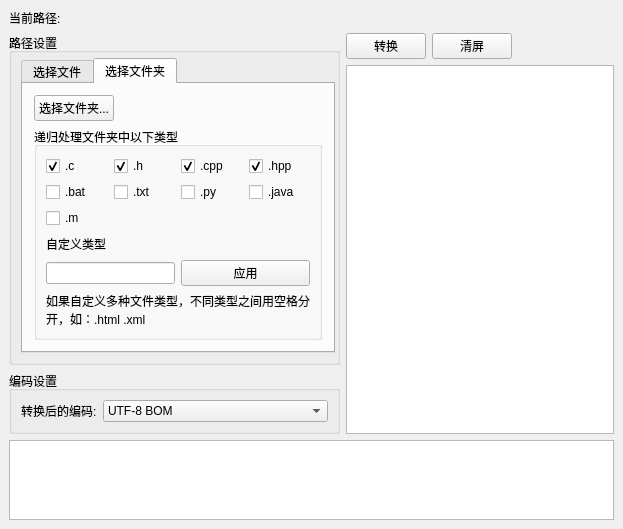
<?xml version="1.0" encoding="UTF-8"?>
<ui version="4.0">
 <class>MainWindow</class>
 <widget class="QMainWindow" name="MainWindow">
  <property name="geometry">
   <rect>
    <x>0</x>
    <y>0</y>
    <width>623</width>
    <height>529</height>
   </rect>
  </property>
  <property name="windowTitle">
   <string>编码转换工具V1.0.1(2024.12.28)</string>
  </property>
  <widget class="QWidget" name="centralwidget">
   <layout class="QVBoxLayout" name="verticalLayout" stretch="0,5,0">
    <item>
     <layout class="QHBoxLayout" name="horizontalLayout_4" stretch="0,1">
      <item>
       <widget class="QLabel" name="label_2">
        <property name="text">
         <string>当前路径:</string>
        </property>
       </widget>
      </item>
      <item>
       <widget class="QLabel" name="labelPath">
        <property name="text">
         <string/>
        </property>
       </widget>
      </item>
     </layout>
    </item>
    <item>
     <layout class="QHBoxLayout" name="horizontalLayout" stretch="0,1">
      <item>
       <layout class="QVBoxLayout" name="verticalLayout_9">
        <item>
         <widget class="QGroupBox" name="groupBoxPath">
          <property name="title">
           <string>路径设置</string>
          </property>
          <layout class="QVBoxLayout" name="verticalLayout_5">
           <property name="spacing">
            <number>2</number>
           </property>
           <property name="topMargin">
            <number>5</number>
           </property>
           <property name="rightMargin">
            <number>2</number>
           </property>
           <item>
            <widget class="QTabWidget" name="tabWidget">
             <property name="currentIndex">
              <number>1</number>
             </property>
             <widget class="QWidget" name="tab">
              <attribute name="title">
               <string>选择文件</string>
              </attribute>
              <layout class="QVBoxLayout" name="verticalLayout_7">
               <property name="leftMargin">
                <number>2</number>
               </property>
               <property name="topMargin">
                <number>2</number>
               </property>
               <property name="rightMargin">
                <number>2</number>
               </property>
               <property name="bottomMargin">
                <number>2</number>
               </property>
               <item>
                <widget class="QFrame" name="frame_2">
                 <property name="frameShape">
                  <enum>QFrame::NoFrame</enum>
                 </property>
                 <property name="frameShadow">
                  <enum>QFrame::Raised</enum>
                 </property>
                 <layout class="QHBoxLayout" name="horizontalLayout_2">
                  <item>
                   <widget class="QPushButton" name="btnChooseFile">
                    <property name="text">
                     <string>选择文件...</string>
                    </property>
                   </widget>
                  </item>
                  <item>
                   <spacer name="horizontalSpacer">
                    <property name="orientation">
                     <enum>Qt::Horizontal</enum>
                    </property>
                    <property name="sizeHint" stdset="0">
                     <size>
                      <width>40</width>
                      <height>20</height>
                     </size>
                    </property>
                   </spacer>
                  </item>
                 </layout>
                </widget>
               </item>
               <item>
                <spacer name="verticalSpacer">
                 <property name="orientation">
                  <enum>Qt::Vertical</enum>
                 </property>
                 <property name="sizeHint" stdset="0">
                  <size>
                   <width>20</width>
                   <height>40</height>
                  </size>
                 </property>
                </spacer>
               </item>
              </layout>
             </widget>
             <widget class="QWidget" name="tab_2">
              <attribute name="title">
               <string>选择文件夹</string>
              </attribute>
              <layout class="QVBoxLayout" name="verticalLayout_8">
               <property name="leftMargin">
                <number>2</number>
               </property>
               <property name="topMargin">
                <number>2</number>
               </property>
               <property name="rightMargin">
                <number>2</number>
               </property>
               <property name="bottomMargin">
                <number>2</number>
               </property>
               <item>
                <widget class="QFrame" name="frame_3">
                 <property name="frameShape">
                  <enum>QFrame::NoFrame</enum>
                 </property>
                 <property name="frameShadow">
                  <enum>QFrame::Raised</enum>
                 </property>
                 <layout class="QVBoxLayout" name="verticalLayout_4">
                  <item>
                   <layout class="QHBoxLayout" name="horizontalLayout_3">
                    <item>
                     <widget class="QPushButton" name="btnChooseFolder">
                      <property name="text">
                       <string>选择文件夹...</string>
                      </property>
                     </widget>
                    </item>
                    <item>
                     <spacer name="horizontalSpacer_2">
                      <property name="orientation">
                       <enum>Qt::Horizontal</enum>
                      </property>
                      <property name="sizeHint" stdset="0">
                       <size>
                        <width>40</width>
                        <height>20</height>
                       </size>
                      </property>
                     </spacer>
                    </item>
                   </layout>
                  </item>
                  <item>
                   <widget class="QGroupBox" name="groupBox">
                    <property name="title">
                     <string>递归处理文件夹中以下类型</string>
                    </property>
                    <layout class="QGridLayout" name="gridLayout_3">
                     <item row="1" column="1">
                      <widget class="QCheckBox" name="cbTxtFile">
                       <property name="text">
                        <string>.txt</string>
                       </property>
                      </widget>
                     </item>
                     <item row="1" column="3">
                      <widget class="QCheckBox" name="cbJavaFile">
                       <property name="text">
                        <string>.java</string>
                       </property>
                      </widget>
                     </item>
                     <item row="0" column="2">
                      <widget class="QCheckBox" name="cbCppFile">
                       <property name="text">
                        <string>.cpp</string>
                       </property>
                       <property name="checked">
                        <bool>true</bool>
                       </property>
                      </widget>
                     </item>
                     <item row="8" column="0" colspan="4">
                      <widget class="QLabel" name="label_3">
                       <property name="text">
                        <string>如果自定义多种文件类型，不同类型之间用空格分开，如：.html .xml</string>
                       </property>
                       <property name="wordWrap">
                        <bool>true</bool>
                       </property>
                      </widget>
                     </item>
                     <item row="0" column="0">
                      <widget class="QCheckBox" name="cbCFile">
                       <property name="text">
                        <string>.c</string>
                       </property>
                       <property name="checked">
                        <bool>true</bool>
                       </property>
                      </widget>
                     </item>
                     <item row="1" column="0">
                      <widget class="QCheckBox" name="cbBatFile">
                       <property name="text">
                        <string>.bat</string>
                       </property>
                      </widget>
                     </item>
                     <item row="1" column="2">
                      <widget class="QCheckBox" name="cbPyFile">
                       <property name="text">
                        <string>.py</string>
                       </property>
                      </widget>
                     </item>
                     <item row="2" column="0">
                      <widget class="QCheckBox" name="cbMFile">
                       <property name="text">
                        <string>.m</string>
                       </property>
                      </widget>
                     </item>
                     <item row="0" column="1">
                      <widget class="QCheckBox" name="cbHFile">
                       <property name="text">
                        <string>.h</string>
                       </property>
                       <property name="checked">
                        <bool>true</bool>
                       </property>
                      </widget>
                     </item>
                     <item row="0" column="3">
                      <widget class="QCheckBox" name="cbHppFile">
                       <property name="text">
                        <string>.hpp</string>
                       </property>
                       <property name="checked">
                        <bool>true</bool>
                       </property>
                      </widget>
                     </item>
                     <item row="6" column="0" colspan="2">
                      <widget class="QLineEdit" name="leditCustomEncode"/>
                     </item>
                     <item row="6" column="2" colspan="2">
                      <widget class="QPushButton" name="btnCustomCheck">
                       <property name="text">
                        <string>应用</string>
                       </property>
                      </widget>
                     </item>
                     <item row="5" column="0" colspan="4">
                      <widget class="QLabel" name="label">
                       <property name="text">
                        <string>自定义类型</string>
                       </property>
                      </widget>
                     </item>
                    </layout>
                   </widget>
                  </item>
                 </layout>
                </widget>
               </item>
              </layout>
             </widget>
            </widget>
           </item>
          </layout>
         </widget>
        </item>
        <item>
         <widget class="QGroupBox" name="groupBoxEncode">
          <property name="title">
           <string>编码设置</string>
          </property>
          <layout class="QVBoxLayout" name="verticalLayout_6">
           <item>
            <layout class="QHBoxLayout" name="horizontalLayout_5" stretch="0,1">
             <item>
              <widget class="QLabel" name="label_4">
               <property name="styleSheet">
                <string notr="true"/>
               </property>
               <property name="frameShape">
                <enum>QFrame::NoFrame</enum>
               </property>
               <property name="text">
                <string>转换后的编码:</string>
               </property>
              </widget>
             </item>
             <item>
              <widget class="QComboBox" name="comboBox">
               <item>
                <property name="text">
                 <string>UTF-8 BOM</string>
                </property>
               </item>
               <item>
                <property name="text">
                 <string>UTF-8</string>
                </property>
               </item>
               <item>
                <property name="text">
                 <string>GB2312</string>
                </property>
               </item>
               <item>
                <property name="text">
                 <string>JIS</string>
                </property>
               </item>
              </widget>
             </item>
            </layout>
           </item>
          </layout>
         </widget>
        </item>
       </layout>
      </item>
      <item>
       <layout class="QVBoxLayout" name="verticalLayout_2" stretch="0,1">
        <item>
         <layout class="QHBoxLayout" name="horizontalLayout_6">
          <item>
           <widget class="QPushButton" name="btnTransmit">
            <property name="text">
             <string>转换</string>
            </property>
           </widget>
          </item>
          <item>
           <widget class="QPushButton" name="btnClear">
            <property name="text">
             <string>清屏</string>
            </property>
           </widget>
          </item>
          <item>
           <spacer name="horizontalSpacer_3">
            <property name="orientation">
             <enum>Qt::Horizontal</enum>
            </property>
            <property name="sizeHint" stdset="0">
             <size>
              <width>40</width>
              <height>20</height>
             </size>
            </property>
           </spacer>
          </item>
         </layout>
        </item>
        <item>
         <widget class="QTableWidget" name="tableWidget"/>
        </item>
       </layout>
      </item>
     </layout>
    </item>
    <item>
     <widget class="QTextBrowser" name="textBrowser"/>
    </item>
   </layout>
  </widget>
 </widget>
 <resources/>
 <connections/>
</ui>
